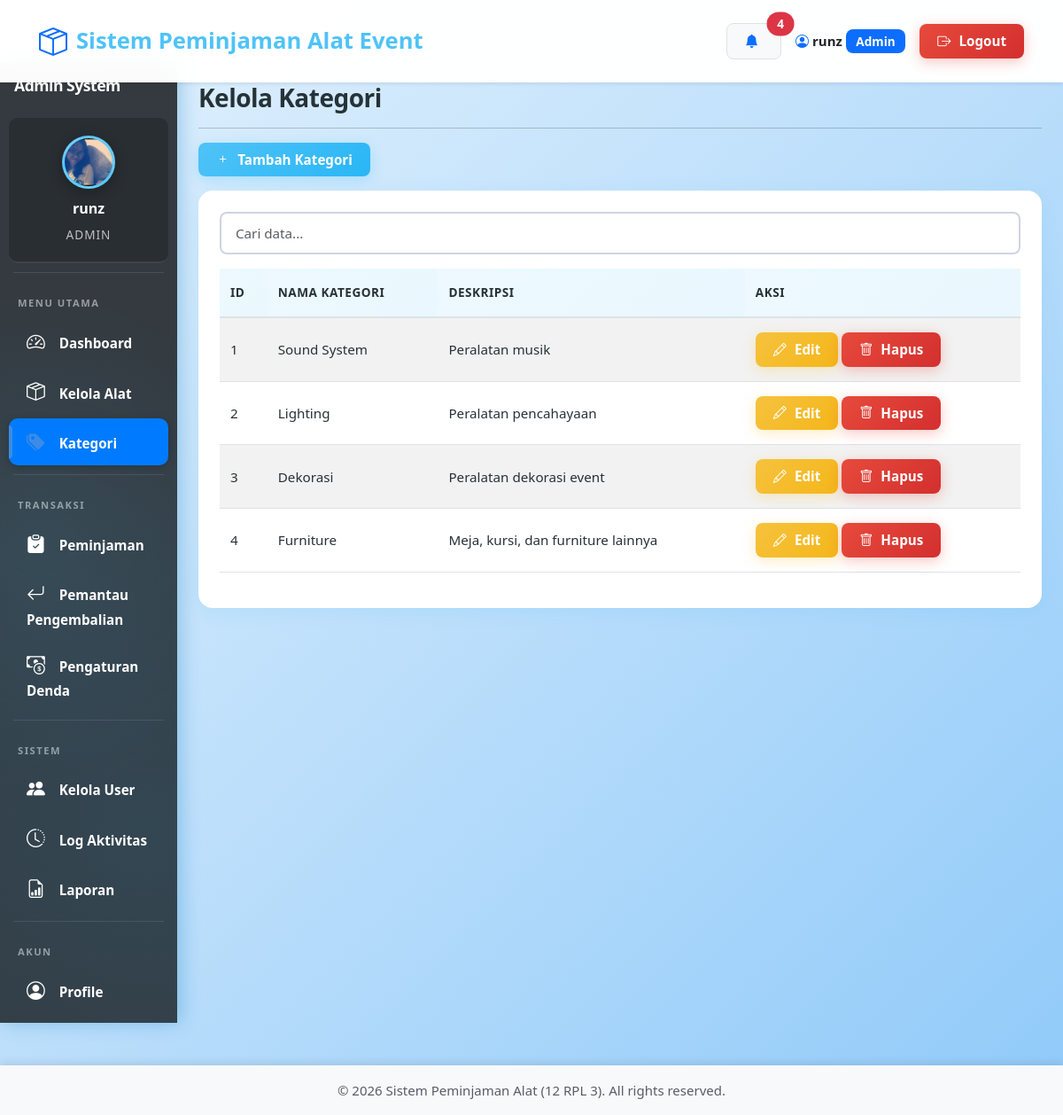
The app's page /admin/kategori.php (signed in) with its own data.
### tables this page shows
CREATE TABLE `kategori` (
  `id` int NOT NULL,
  `nama_kategori` varchar(50) NOT NULL,
  `deskripsi` text,
  `deleted_at` datetime DEFAULT NULL
);

### controllers/KategoriController.php (called while the page is built, shortened)
<?php
require_once __DIR__ . '/../models/KategoriModel.php';
class KategoriController extends Controller {
    private $model;
    public function __construct($conn) {
        $this->model = new KategoriModel($conn);
    }
    public function index() {
        return $this->model->getAll();
    }
}
?>

### models/Model.php (called while the page is built, shortened)
<?php
class Model {
    protected $conn;
    public function __construct($conn) {
        $this->conn = $conn;
    }
    protected function query($sql) {
        return mysqli_query($this->conn, $sql);
    }
    protected function fetchAll($sql) {
        $result = $this->query($sql);
        $data = [];
        while ($row = mysqli_fetch_assoc($result)) {
            $data[] = $row;
        }
        return $data;
    }
}
?>

### models/KategoriModel.php (called while the page is built, shortened)
<?php
require_once __DIR__ . '/Model.php';
class KategoriModel extends Model {
    public function getAll() {
        return $this->fetchAll("SELECT * FROM kategori ORDER BY id ASC");
    }
}
?>

### admin/kategori.php (the view, shortened to what this page needs)
<?php
require_once '../config/database.php';
require_once '../controllers/KategoriController.php';
$controller = new KategoriController($conn);
$kategori_list = $controller->index();
include '../includes/header.php';
?>
<div class="container-fluid">
    <div class="row">
        <?php include '../includes/admin_sidebar.php'; ?>
        <div class="col-md-10 p-4">
            <h2>Kelola Kategori</h2>
            <hr>
            <button class="btn btn-primary mb-3" data-bs-toggle="modal" data-bs-target="#modalKategori">
                <i class="bi bi-plus"></i> Tambah Kategori
            </button>
            <div class="card">
                <div class="card-body">
                    <table class="table table-striped">
                        <thead>
                            <tr>
                                <th>ID</th>
                                <th>Nama Kategori</th>
                                <th>Deskripsi</th>
                                <th>Aksi</th>
                            </tr>
                        </thead>
                        <tbody>
                            <?php foreach ($kategori_list as $row): ?>
                            <tr>
                                <td><?php echo $row['id']; ?></td>
                                <td><?php echo htmlspecialchars($row['nama_kategori']); ?></td>
                                <td><?php echo htmlspecialchars($row['deskripsi']); ?></td>
                                <td>
                                    <button class="btn btn-sm btn-warning" onclick="editKategori(<?php echo $row['id']; ?>,'<?php echo addslashes($row['nama_kategori']); ?>','<?php echo addslashes($row['deskripsi']); ?>')">
                                        <i class="bi bi-pencil"></i> Edit
                                    </button>
                                    <button class="btn btn-sm btn-danger" onclick="if(confirm('Hapus kategori ini?')) location.href='?delete=<?php echo $row['id']; ?>'">
                                        <i class="bi bi-trash"></i> Hapus
                                    </button>
                                </td>
                            </tr>
                            <?php endforeach; ?>
                        </tbody>
                    </table>
                </div>
            </div>
        </div>
    </div>
</div>
<?php include '../includes/footer.php'; ?>

### assets/css/variables.css (style rules this page uses)
:root { --primary: #4FC3F7; --primary-dark: #29B6F6; --primary-light: #81D4FA; --secondary: #78909C; --success: #66BB6A; --info: #42A5F5; --warning: #FFA726; --danger: #EF5350; --light: #E3F2FD; --dark: #263238; --blue-gradient: linear-gradient(135deg, #4FC3F7 0%, #29B6F6 100%); --blue-gradient-dark: linear-gradient(135deg, #29B6F6 0%, #0288D1 100%); --sidebar-gradient: linear-gradient(180deg, #0277BD 0%, #01579B 100%); --card-gradient: linear-gradient(135deg, #E3F2FD 0%, #BBDEFB 100%); --card-shadow: 0 4px 20px rgba(79, 195, 247, 0.15); --button-shadow: 0 4px 15px rgba(79, 195, 247, 0.3); --hover-shadow: 0 8px 30px rgba(79, 195, 247, 0.25); --spacing-sm: 0.5rem; --spacing-md: 1rem; --spacing-lg: 1.5rem; --spacing-xl: 2rem; --radius-sm: 8px; --radius-md: 12px; --radius-lg: 16px; --font-family: 'Segoe UI', Tahoma, Geneva, Verdana, sans-serif; --font-size-base: 15px; --font-weight-normal: 500; --font-weight-bold: 700; }

### assets/css/base.css (style rules this page uses)
* { margin: 0; padding: 0; box-sizing: border-box; }
html { scroll-behavior: smooth; }
body { font-family: var(--font-family); background: linear-gradient(135deg, #E3F2FD 0%, #BBDEFB 50%, #90CAF9 100%); background-attachment: fixed; min-height: 100vh; color: var(--dark); font-size: var(--font-size-base); line-height: 1.6; padding-top: 70px; }
h1, h2, h3, h4, h5, h6 { font-weight: var(--font-weight-bold); color: var(--dark); letter-spacing: -0.5px; }
h2 { font-size: 1.75rem; margin-bottom: 0.5rem; }
p, td, th, label, span { color: var(--dark); }

### assets/css/components.css (style rules this page uses)
.card { border: none; border-radius: var(--radius-lg); box-shadow: var(--card-shadow); overflow: hidden; margin-bottom: var(--spacing-lg); background: white; transition: all 0.3s ease; }
.card-body { padding: var(--spacing-lg); }
.table thead th { border-bottom: 2px solid #dee2e6; font-weight: var(--font-weight-bold); text-transform: uppercase; font-size: 0.85rem; letter-spacing: 0.5px; color: var(--dark); padding: var(--spacing-md) 0.75rem; background: linear-gradient(135deg, rgba(79, 195, 247, 0.1) 0%, rgba(41, 182, 246, 0.1) 100%); }
.table tbody td { padding: var(--spacing-md) 0.75rem; vertical-align: middle; font-size: 0.95rem; color: var(--dark); font-weight: var(--font-weight-normal); }
.btn { border-radius: var(--radius-sm); padding: var(--spacing-sm) 1.25rem; font-weight: 600; font-size: 0.95rem; transition: all 0.3s ease; border: none; }
.btn i { margin-right: 5px; }
.btn-primary { background: var(--blue-gradient); box-shadow: var(--button-shadow); color: white; }
.btn-danger { background: linear-gradient(135deg, #e74a3b 0%, #d32f2f 100%); box-shadow: 0 4px 15px rgba(231, 74, 59, 0.3); }
.btn-warning { background: linear-gradient(135deg, #f6c23e 0%, #f4b619 100%); box-shadow: 0 4px 15px rgba(246, 194, 62, 0.3); color: #fff; }

### records on screen
kategori: id "1", nama_kategori "Sound System", deskripsi "Peralatan musik"
kategori: id "2", nama_kategori "Lighting", deskripsi "Peralatan pencahayaan"
kategori: id "3", nama_kategori "Dekorasi", deskripsi "Peralatan dekorasi event"
kategori: id "4", nama_kategori "Furniture", deskripsi "Meja, kursi, dan furniture lainnya"

### other values on screen
$notif_count "4"
$_SESSION['nama'] "runz"
$_SESSION['role'] "Admin"
$_SESSION['role'] "ADMIN"
